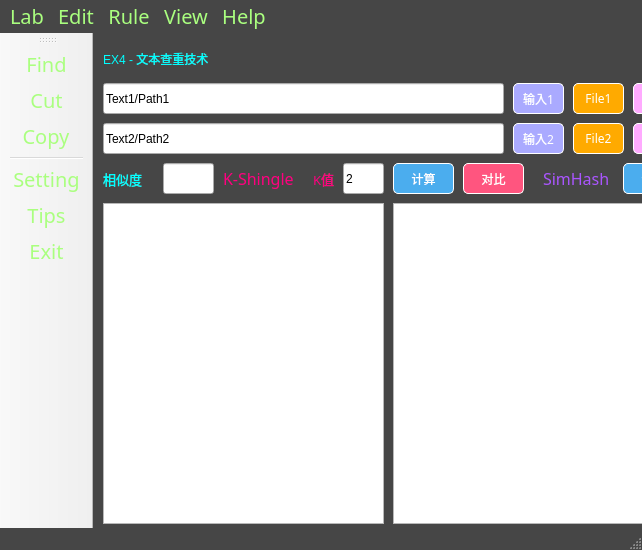
<?xml version="1.0" encoding="UTF-8"?>
<ui version="4.0">
 <class>MainWindow</class>
 <widget class="QMainWindow" name="MainWindow">
  <property name="geometry">
   <rect>
    <x>0</x>
    <y>0</y>
    <width>642</width>
    <height>550</height>
   </rect>
  </property>
  <property name="windowTitle">
   <string>MainWindow</string>
  </property>
  <property name="styleSheet">
   <string notr="true">QMainWindow{
	background-color: rgb(70, 70, 70); /*背景色*/
}
</string>
  </property>
  <property name="iconSize">
   <size>
    <width>32</width>
    <height>32</height>
   </size>
  </property>
  <widget class="QWidget" name="centralwidget">
   <property name="styleSheet">
    <string notr="true">QCentralwidget{
	background-color: rgb(70, 70, 70); /*背景色*/
}</string>
   </property>
   <widget class="QPushButton" name="pushButton">
    <property name="geometry">
     <rect>
      <x>370</x>
      <y>130</y>
      <width>61</width>
      <height>31</height>
     </rect>
    </property>
    <property name="autoFillBackground">
     <bool>false</bool>
    </property>
    <property name="styleSheet">
     <string notr="true">QPushButton
{
	background-color: rgb(255, 85, 127); /*背景色*/ 
	border-style: outset;    /* 边界内凹 */
	border-width: 1px;     /* 边边界宽度 */
	border-radius: 5px; /* 边界圆滑 */
	font: dengxian 16px;     /* 字体大小 */
	min-width: 2em;
	color: white; /* 字体颜色 */
	
}
/* 鼠标经过改变按钮颜色 */
QPushButton:hover
{
	background-color: rgb(0, 150, 0);
}
</string>
    </property>
    <property name="text">
     <string>对比</string>
    </property>
   </widget>
   <widget class="QLabel" name="label">
    <property name="geometry">
     <rect>
      <x>10</x>
      <y>10</y>
      <width>291</width>
      <height>31</height>
     </rect>
    </property>
    <property name="styleSheet">
     <string notr="true">font: 25 20pt &quot;等线 Light&quot;;
color: rgb(0, 255, 255)</string>
    </property>
    <property name="text">
     <string>EX4 - 文本查重技术</string>
    </property>
   </widget>
   <widget class="QPushButton" name="pushButton_2">
    <property name="geometry">
     <rect>
      <x>540</x>
      <y>50</y>
      <width>51</width>
      <height>31</height>
     </rect>
    </property>
    <property name="autoFillBackground">
     <bool>false</bool>
    </property>
    <property name="styleSheet">
     <string notr="true">QPushButton
{
	background-color: rgb(255, 170, 255); /*背景色*/ 
	border-style: outset;    /* 边界内凹 */
	border-width: 1px;     /* 边边界宽度 */
	border-radius: 5px; /* 边界圆滑 */
	font: dengxian 16px;     /* 字体大小 */
	min-width: 2em;
	color: white; /* 字体颜色 */
	
}
/* 鼠标经过改变按钮颜色 */
QPushButton:hover
{
	background-color: rgb(0, 150, 0);
}
</string>
    </property>
    <property name="text">
     <string>清屏1</string>
    </property>
   </widget>
   <widget class="QPushButton" name="pushButton_3">
    <property name="geometry">
     <rect>
      <x>540</x>
      <y>90</y>
      <width>51</width>
      <height>31</height>
     </rect>
    </property>
    <property name="autoFillBackground">
     <bool>false</bool>
    </property>
    <property name="styleSheet">
     <string notr="true">QPushButton
{
	background-color: rgb(255, 170, 255); /*背景色*/ 
	border-style: outset;    /* 边界内凹 */
	border-width: 1px;     /* 边边界宽度 */
	border-radius: 5px; /* 边界圆滑 */
	font: dengxian 16px;     /* 字体大小 */
	min-width: 2em;
	color: white; /* 字体颜色 */
	
}
/* 鼠标经过改变按钮颜色 */
QPushButton:hover
{
	background-color: rgb(0, 150, 0);
}
</string>
    </property>
    <property name="text">
     <string>清屏2</string>
    </property>
   </widget>
   <widget class="QPushButton" name="pushButton_4">
    <property name="geometry">
     <rect>
      <x>300</x>
      <y>130</y>
      <width>61</width>
      <height>31</height>
     </rect>
    </property>
    <property name="autoFillBackground">
     <bool>false</bool>
    </property>
    <property name="styleSheet">
     <string notr="true">QPushButton
{
	background-color: rgb(75, 173, 238); /*背景色*/ 
	border-style: outset;    /* 边界内凹 */
	border-width: 1px;     /* 边边界宽度 */
	border-radius: 5px; /* 边界圆滑 */
	font: dengxian 16px;     /* 字体大小 */
	min-width: 2em;
	color: white; /* 字体颜色 */
	
}
/* 鼠标经过改变按钮颜色 */
QPushButton:hover
{
	background-color: rgb(0, 150, 0);
}
</string>
    </property>
    <property name="text">
     <string>计算</string>
    </property>
   </widget>
   <widget class="QTextBrowser" name="textBrowser">
    <property name="geometry">
     <rect>
      <x>10</x>
      <y>170</y>
      <width>281</width>
      <height>321</height>
     </rect>
    </property>
    <property name="font">
     <font>
      <family>等线</family>
      <pointsize>12</pointsize>
     </font>
    </property>
    <property name="styleSheet">
     <string notr="true"/>
    </property>
    <property name="html">
     <string>&lt;!DOCTYPE HTML PUBLIC &quot;-//W3C//DTD HTML 4.0//EN&quot; &quot;http://www.w3.org/TR/REC-html40/strict.dtd&quot;&gt;
&lt;html&gt;&lt;head&gt;&lt;meta name=&quot;qrichtext&quot; content=&quot;1&quot; /&gt;&lt;style type=&quot;text/css&quot;&gt;
p, li { white-space: pre-wrap; }
&lt;/style&gt;&lt;/head&gt;&lt;body style=&quot; font-family:'等线'; font-size:12pt; font-weight:400; font-style:normal;&quot;&gt;
&lt;p style=&quot;-qt-paragraph-type:empty; margin-top:0px; margin-bottom:0px; margin-left:0px; margin-right:0px; -qt-block-indent:0; text-indent:0px;&quot;&gt;&lt;br /&gt;&lt;/p&gt;&lt;/body&gt;&lt;/html&gt;</string>
    </property>
   </widget>
   <widget class="QLineEdit" name="lineEdit">
    <property name="geometry">
     <rect>
      <x>10</x>
      <y>50</y>
      <width>401</width>
      <height>31</height>
     </rect>
    </property>
    <property name="text">
     <string>Text1/Path1</string>
    </property>
   </widget>
   <widget class="QLineEdit" name="lineEdit_2">
    <property name="geometry">
     <rect>
      <x>10</x>
      <y>90</y>
      <width>401</width>
      <height>31</height>
     </rect>
    </property>
    <property name="text">
     <string>Text2/Path2</string>
    </property>
   </widget>
   <widget class="QPushButton" name="pushButton_5">
    <property name="geometry">
     <rect>
      <x>480</x>
      <y>50</y>
      <width>51</width>
      <height>31</height>
     </rect>
    </property>
    <property name="autoFillBackground">
     <bool>false</bool>
    </property>
    <property name="styleSheet">
     <string notr="true">QPushButton
{
	background-color: rgb(255, 170, 0); /*背景色*/ 
	border-style: outset;    /* 边界内凹 */
	border-width: 1px;     /* 边边界宽度 */
	border-radius: 5px; /* 边界圆滑 */
	font: dengxian 16px;     /* 字体大小 */
	min-width: 2em;
	color: white; /* 字体颜色 */
	
}
/* 鼠标经过改变按钮颜色 */
QPushButton:hover
{
	background-color: rgb(0, 150, 0);
}
</string>
    </property>
    <property name="text">
     <string>File1</string>
    </property>
   </widget>
   <widget class="QPushButton" name="pushButton_6">
    <property name="geometry">
     <rect>
      <x>480</x>
      <y>90</y>
      <width>51</width>
      <height>31</height>
     </rect>
    </property>
    <property name="autoFillBackground">
     <bool>false</bool>
    </property>
    <property name="styleSheet">
     <string notr="true">QPushButton
{
	background-color: rgb(255, 170, 0); /*背景色*/ 
	border-style: outset;    /* 边界内凹 */
	border-width: 1px;     /* 边边界宽度 */
	border-radius: 5px; /* 边界圆滑 */
	font: dengxian 16px;     /* 字体大小 */
	min-width: 2em;
	color: white; /* 字体颜色 */
	
}
/* 鼠标经过改变按钮颜色 */
QPushButton:hover
{
	background-color: rgb(0, 150, 0);
}
</string>
    </property>
    <property name="text">
     <string>File2</string>
    </property>
   </widget>
   <widget class="QLabel" name="label_4">
    <property name="geometry">
     <rect>
      <x>130</x>
      <y>130</y>
      <width>91</width>
      <height>31</height>
     </rect>
    </property>
    <property name="font">
     <font>
      <family>等线</family>
      <pointsize>12</pointsize>
      <weight>50</weight>
      <italic>false</italic>
      <bold>false</bold>
     </font>
    </property>
    <property name="styleSheet">
     <string notr="true">font: 12pt &quot;等线&quot;;
color: rgb(255, 0, 127)</string>
    </property>
    <property name="text">
     <string>K-Shingle</string>
    </property>
   </widget>
   <widget class="QLabel" name="label_5">
    <property name="geometry">
     <rect>
      <x>450</x>
      <y>130</y>
      <width>81</width>
      <height>31</height>
     </rect>
    </property>
    <property name="font">
     <font>
      <family>等线</family>
      <pointsize>12</pointsize>
      <weight>50</weight>
      <italic>false</italic>
      <bold>false</bold>
     </font>
    </property>
    <property name="styleSheet">
     <string notr="true">font: 12pt &quot;等线&quot;;
color: rgb(170, 85, 255)</string>
    </property>
    <property name="text">
     <string>SimHash</string>
    </property>
   </widget>
   <widget class="QLineEdit" name="lineEdit_3">
    <property name="geometry">
     <rect>
      <x>250</x>
      <y>130</y>
      <width>41</width>
      <height>31</height>
     </rect>
    </property>
    <property name="text">
     <string>2</string>
    </property>
   </widget>
   <widget class="QLabel" name="label_6">
    <property name="geometry">
     <rect>
      <x>220</x>
      <y>130</y>
      <width>31</width>
      <height>31</height>
     </rect>
    </property>
    <property name="font">
     <font>
      <family>等线 Light</family>
      <pointsize>10</pointsize>
      <weight>1</weight>
      <italic>false</italic>
      <bold>false</bold>
     </font>
    </property>
    <property name="styleSheet">
     <string notr="true">font: 10 10pt &quot;等线 Light&quot;;
color: rgb(255, 0, 127)</string>
    </property>
    <property name="text">
     <string>K值</string>
    </property>
   </widget>
   <widget class="QTextBrowser" name="textBrowser_2">
    <property name="geometry">
     <rect>
      <x>300</x>
      <y>170</y>
      <width>291</width>
      <height>321</height>
     </rect>
    </property>
    <property name="font">
     <font>
      <family>等线</family>
      <pointsize>12</pointsize>
     </font>
    </property>
    <property name="styleSheet">
     <string notr="true"/>
    </property>
    <property name="html">
     <string>&lt;!DOCTYPE HTML PUBLIC &quot;-//W3C//DTD HTML 4.0//EN&quot; &quot;http://www.w3.org/TR/REC-html40/strict.dtd&quot;&gt;
&lt;html&gt;&lt;head&gt;&lt;meta name=&quot;qrichtext&quot; content=&quot;1&quot; /&gt;&lt;style type=&quot;text/css&quot;&gt;
p, li { white-space: pre-wrap; }
&lt;/style&gt;&lt;/head&gt;&lt;body style=&quot; font-family:'等线'; font-size:12pt; font-weight:400; font-style:normal;&quot;&gt;
&lt;p style=&quot;-qt-paragraph-type:empty; margin-top:0px; margin-bottom:0px; margin-left:0px; margin-right:0px; -qt-block-indent:0; text-indent:0px;&quot;&gt;&lt;br /&gt;&lt;/p&gt;&lt;/body&gt;&lt;/html&gt;</string>
    </property>
   </widget>
   <widget class="QPushButton" name="pushButton_7">
    <property name="geometry">
     <rect>
      <x>530</x>
      <y>130</y>
      <width>61</width>
      <height>31</height>
     </rect>
    </property>
    <property name="autoFillBackground">
     <bool>false</bool>
    </property>
    <property name="styleSheet">
     <string notr="true">QPushButton
{
	background-color: rgb(75, 173, 238); /*背景色*/ 
	border-style: outset;    /* 边界内凹 */
	border-width: 1px;     /* 边边界宽度 */
	border-radius: 5px; /* 边界圆滑 */
	font: dengxian 16px;     /* 字体大小 */
	min-width: 2em;
	color: white; /* 字体颜色 */
	
}
/* 鼠标经过改变按钮颜色 */
QPushButton:hover
{
	background-color: rgb(0, 150, 0);
}
</string>
    </property>
    <property name="text">
     <string>计算</string>
    </property>
   </widget>
   <widget class="QLineEdit" name="lineEdit_4">
    <property name="geometry">
     <rect>
      <x>70</x>
      <y>130</y>
      <width>51</width>
      <height>31</height>
     </rect>
    </property>
   </widget>
   <widget class="QLabel" name="label_7">
    <property name="geometry">
     <rect>
      <x>10</x>
      <y>130</y>
      <width>61</width>
      <height>31</height>
     </rect>
    </property>
    <property name="font">
     <font>
      <family>等线</family>
      <pointsize>10</pointsize>
      <weight>50</weight>
      <italic>false</italic>
      <bold>false</bold>
     </font>
    </property>
    <property name="styleSheet">
     <string notr="true">font: 10pt &quot;等线&quot;;
color: rgb(0, 255, 255)</string>
    </property>
    <property name="text">
     <string>相似度</string>
    </property>
   </widget>
   <widget class="QPushButton" name="pushButton_8">
    <property name="geometry">
     <rect>
      <x>420</x>
      <y>50</y>
      <width>51</width>
      <height>31</height>
     </rect>
    </property>
    <property name="autoFillBackground">
     <bool>false</bool>
    </property>
    <property name="styleSheet">
     <string notr="true">QPushButton
{
	background-color: rgb(170, 170, 255); /*背景色*/ 
	border-style: outset;    /* 边界内凹 */
	border-width: 1px;     /* 边边界宽度 */
	border-radius: 5px; /* 边界圆滑 */
	font: dengxian 16px;     /* 字体大小 */
	min-width: 2em;
	color: white; /* 字体颜色 */
	
}
/* 鼠标经过改变按钮颜色 */
QPushButton:hover
{
	background-color: rgb(0, 150, 0);
}
</string>
    </property>
    <property name="text">
     <string>输入1</string>
    </property>
   </widget>
   <widget class="QPushButton" name="pushButton_9">
    <property name="geometry">
     <rect>
      <x>420</x>
      <y>90</y>
      <width>51</width>
      <height>31</height>
     </rect>
    </property>
    <property name="autoFillBackground">
     <bool>false</bool>
    </property>
    <property name="styleSheet">
     <string notr="true">QPushButton
{
	background-color: rgb(170, 170, 255); /*背景色*/ 
	border-style: outset;    /* 边界内凹 */
	border-width: 1px;     /* 边边界宽度 */
	border-radius: 5px; /* 边界圆滑 */
	font: dengxian 16px;     /* 字体大小 */
	min-width: 2em;
	color: white; /* 字体颜色 */
	
}
/* 鼠标经过改变按钮颜色 */
QPushButton:hover
{
	background-color: rgb(0, 150, 0);
}
</string>
    </property>
    <property name="text">
     <string>输入2</string>
    </property>
   </widget>
   <zorder>label_4</zorder>
   <zorder>pushButton</zorder>
   <zorder>label</zorder>
   <zorder>pushButton_2</zorder>
   <zorder>pushButton_3</zorder>
   <zorder>pushButton_4</zorder>
   <zorder>textBrowser</zorder>
   <zorder>lineEdit</zorder>
   <zorder>lineEdit_2</zorder>
   <zorder>pushButton_5</zorder>
   <zorder>pushButton_6</zorder>
   <zorder>label_5</zorder>
   <zorder>lineEdit_3</zorder>
   <zorder>label_6</zorder>
   <zorder>textBrowser_2</zorder>
   <zorder>pushButton_7</zorder>
   <zorder>lineEdit_4</zorder>
   <zorder>label_7</zorder>
   <zorder>pushButton_8</zorder>
   <zorder>pushButton_9</zorder>
  </widget>
  <widget class="QMenuBar" name="menubar">
   <property name="geometry">
    <rect>
     <x>0</x>
     <y>0</y>
     <width>642</width>
     <height>27</height>
    </rect>
   </property>
   <property name="styleSheet">
    <string notr="true">*{
	font-family: dengxian;
	font-size: 20px;
	color: rgb(170, 255, 127);
	background-color: rgb(70, 70, 70); /*背景色*/
}</string>
   </property>
   <widget class="QMenu" name="menuFILE">
    <property name="title">
     <string>Rule</string>
    </property>
    <addaction name="actionSetting"/>
    <addaction name="separator"/>
    <addaction name="actionExit"/>
   </widget>
   <widget class="QMenu" name="menuEdit">
    <property name="title">
     <string>Edit</string>
    </property>
    <addaction name="actionFind"/>
    <addaction name="actionCut"/>
    <addaction name="actionCopy"/>
    <addaction name="actionPaste"/>
    <addaction name="separator"/>
    <addaction name="actionundo"/>
    <addaction name="actionRedo_paste"/>
    <addaction name="actionDelet"/>
    <addaction name="separator"/>
   </widget>
   <widget class="QMenu" name="menuView">
    <property name="title">
     <string>View</string>
    </property>
    <widget class="QMenu" name="menuTheme">
     <property name="title">
      <string>Theme</string>
     </property>
     <property name="icon">
      <iconset>
       <normaloff>../icon/主题_theme.svg</normaloff>../icon/主题_theme.svg</iconset>
     </property>
     <addaction name="actionDark"/>
     <addaction name="actionLight"/>
     <addaction name="actionFresh"/>
     <addaction name="actionRetro"/>
    </widget>
    <widget class="QMenu" name="menuLanguage">
     <property name="title">
      <string>Language</string>
     </property>
     <addaction name="actionChinese"/>
     <addaction name="actionEnglish"/>
    </widget>
    <addaction name="actionappearance"/>
    <addaction name="menuTheme"/>
    <addaction name="menuLanguage"/>
   </widget>
   <widget class="QMenu" name="menuHelp">
    <property name="title">
     <string>Help</string>
    </property>
    <addaction name="actionTips"/>
    <addaction name="actionAbout"/>
    <addaction name="separator"/>
    <addaction name="actionEdit"/>
    <addaction name="actionAbout_2"/>
   </widget>
   <widget class="QMenu" name="menuLab">
    <property name="title">
     <string>Lab</string>
    </property>
    <widget class="QMenu" name="menuEx1">
     <property name="title">
      <string>Ex1</string>
     </property>
     <addaction name="actionT1"/>
     <addaction name="actionex1"/>
    </widget>
    <widget class="QMenu" name="menuEx2">
     <property name="title">
      <string>Ex2</string>
     </property>
     <addaction name="actionT1_2"/>
     <addaction name="actionex1_2"/>
    </widget>
    <widget class="QMenu" name="menuEx3">
     <property name="title">
      <string>Ex3</string>
     </property>
     <addaction name="actionT1_3"/>
     <addaction name="actionex1_3"/>
    </widget>
    <widget class="QMenu" name="menuEx4">
     <property name="title">
      <string>Ex4</string>
     </property>
     <addaction name="actionT1_4"/>
     <addaction name="actionex1_4"/>
    </widget>
    <widget class="QMenu" name="menuEx6">
     <property name="title">
      <string>Ex6</string>
     </property>
     <addaction name="actionT1_6"/>
     <addaction name="actionex1_6"/>
    </widget>
    <widget class="QMenu" name="menuEx5">
     <property name="title">
      <string>Ex5</string>
     </property>
     <addaction name="actionT1_5"/>
     <addaction name="actionex1_5"/>
    </widget>
    <widget class="QMenu" name="menuEx7">
     <property name="title">
      <string>Ex7</string>
     </property>
     <addaction name="actionT1_7"/>
     <addaction name="actionex1_7"/>
    </widget>
    <widget class="QMenu" name="menuEx8">
     <property name="title">
      <string>Ex8</string>
     </property>
     <addaction name="actionT1_8"/>
     <addaction name="actionex1_8"/>
    </widget>
    <addaction name="menuEx1"/>
    <addaction name="menuEx2"/>
    <addaction name="menuEx3"/>
    <addaction name="menuEx4"/>
    <addaction name="menuEx5"/>
    <addaction name="menuEx6"/>
    <addaction name="menuEx7"/>
    <addaction name="menuEx8"/>
   </widget>
   <addaction name="menuLab"/>
   <addaction name="menuEdit"/>
   <addaction name="menuFILE"/>
   <addaction name="menuView"/>
   <addaction name="menuHelp"/>
  </widget>
  <widget class="QStatusBar" name="statusbar"/>
  <widget class="QToolBar" name="toolBar_3">
   <property name="windowTitle">
    <string>toolBar_3</string>
   </property>
   <property name="styleSheet">
    <string notr="true">*{
	font-family: dengxian;
	font-size: 20px;
	color: rgb(170, 255, 127);
}</string>
   </property>
   <attribute name="toolBarArea">
    <enum>LeftToolBarArea</enum>
   </attribute>
   <attribute name="toolBarBreak">
    <bool>false</bool>
   </attribute>
   <addaction name="actionFind"/>
   <addaction name="actionCut"/>
   <addaction name="actionCopy"/>
   <addaction name="separator"/>
   <addaction name="actionSetting"/>
   <addaction name="actionTips"/>
   <addaction name="actionExit"/>
  </widget>
  <action name="actionEdit">
   <property name="text">
    <string>Version</string>
   </property>
  </action>
  <action name="actionSetting">
   <property name="icon">
    <iconset>
     <normaloff>../icon/设置_setting.svg</normaloff>../icon/设置_setting.svg</iconset>
   </property>
   <property name="text">
    <string>Setting</string>
   </property>
  </action>
  <action name="actionExit">
   <property name="icon">
    <iconset>
     <normaloff>../icon/退出_logout.svg</normaloff>../icon/退出_logout.svg</iconset>
   </property>
   <property name="text">
    <string>Exit</string>
   </property>
  </action>
  <action name="actionTips">
   <property name="icon">
    <iconset>
     <normaloff>../icon/提示_tips-one.svg</normaloff>../icon/提示_tips-one.svg</iconset>
   </property>
   <property name="text">
    <string>Tips</string>
   </property>
  </action>
  <action name="actionAbout">
   <property name="text">
    <string>donate</string>
   </property>
  </action>
  <action name="actionappearance">
   <property name="text">
    <string>Appearance</string>
   </property>
  </action>
  <action name="actionCut">
   <property name="icon">
    <iconset>
     <normaloff>../icon/裁切_cutting-one.svg</normaloff>../icon/裁切_cutting-one.svg</iconset>
   </property>
   <property name="text">
    <string>Cut</string>
   </property>
  </action>
  <action name="actionCopy">
   <property name="icon">
    <iconset>
     <normaloff>../icon/复制_copy.svg</normaloff>../icon/复制_copy.svg</iconset>
   </property>
   <property name="text">
    <string>Copy</string>
   </property>
  </action>
  <action name="actionPaste">
   <property name="text">
    <string>Paste</string>
   </property>
  </action>
  <action name="actionDelet">
   <property name="icon">
    <iconset>
     <normaloff>../icon/删除_delete.svg</normaloff>../icon/删除_delete.svg</iconset>
   </property>
   <property name="text">
    <string>Delete</string>
   </property>
  </action>
  <action name="actionundo">
   <property name="text">
    <string>Undo</string>
   </property>
  </action>
  <action name="actionRedo_paste">
   <property name="text">
    <string>Redo</string>
   </property>
  </action>
  <action name="actionFind">
   <property name="icon">
    <iconset>
     <normaloff>../icon/查找_find.svg</normaloff>../icon/查找_find.svg</iconset>
   </property>
   <property name="text">
    <string>Find</string>
   </property>
  </action>
  <action name="actionAbout_2">
   <property name="text">
    <string>About</string>
   </property>
  </action>
  <action name="actionT1">
   <property name="text">
    <string>T1</string>
   </property>
  </action>
  <action name="actionex1">
   <property name="text">
    <string>ex1</string>
   </property>
  </action>
  <action name="actionT1_2">
   <property name="text">
    <string>T1</string>
   </property>
  </action>
  <action name="actionex1_2">
   <property name="text">
    <string>ex1</string>
   </property>
  </action>
  <action name="actionT1_3">
   <property name="text">
    <string>T1</string>
   </property>
  </action>
  <action name="actionex1_3">
   <property name="text">
    <string>ex1</string>
   </property>
  </action>
  <action name="actionT1_4">
   <property name="text">
    <string>T1</string>
   </property>
  </action>
  <action name="actionex1_4">
   <property name="text">
    <string>ex1</string>
   </property>
  </action>
  <action name="actionT1_5">
   <property name="text">
    <string>T1</string>
   </property>
  </action>
  <action name="actionex1_5">
   <property name="text">
    <string>ex1</string>
   </property>
  </action>
  <action name="actionT1_6">
   <property name="text">
    <string>T1</string>
   </property>
  </action>
  <action name="actionex1_6">
   <property name="text">
    <string>ex1</string>
   </property>
  </action>
  <action name="actionT1_7">
   <property name="text">
    <string>T1</string>
   </property>
  </action>
  <action name="actionex1_7">
   <property name="text">
    <string>ex1</string>
   </property>
  </action>
  <action name="actionT1_8">
   <property name="text">
    <string>T1</string>
   </property>
  </action>
  <action name="actionex1_8">
   <property name="text">
    <string>ex1</string>
   </property>
  </action>
  <action name="actionDark">
   <property name="text">
    <string>Dark</string>
   </property>
  </action>
  <action name="actionLight">
   <property name="text">
    <string>Light</string>
   </property>
  </action>
  <action name="actionFresh">
   <property name="text">
    <string>Fresh</string>
   </property>
  </action>
  <action name="actionRetro">
   <property name="text">
    <string>Retro</string>
   </property>
  </action>
  <action name="actionChinese">
   <property name="text">
    <string>Chinese</string>
   </property>
  </action>
  <action name="actionEnglish">
   <property name="text">
    <string>English</string>
   </property>
  </action>
 </widget>
 <resources>
  <include location="../icon/dark.qrc"/>
 </resources>
 <connections/>
</ui>
